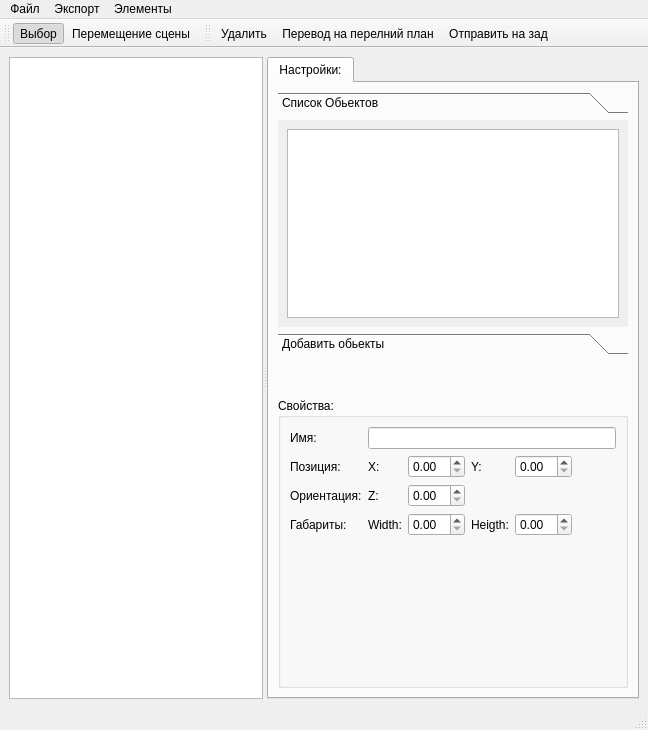
<?xml version="1.0" encoding="UTF-8"?>
<ui version="4.0">
 <class>MainWindow</class>
 <widget class="QMainWindow" name="MainWindow">
  <property name="geometry">
   <rect>
    <x>0</x>
    <y>0</y>
    <width>648</width>
    <height>730</height>
   </rect>
  </property>
  <property name="windowTitle">
   <string>MainWindow</string>
  </property>
  <widget class="QWidget" name="centralwidget">
   <layout class="QVBoxLayout" name="verticalLayout">
    <item>
     <widget class="QSplitter" name="splitter">
      <property name="orientation">
       <enum>Qt::Horizontal</enum>
      </property>
      <widget class="GraphView" name="graphicsView">
       <property name="verticalScrollBarPolicy">
        <enum>Qt::ScrollBarAlwaysOff</enum>
       </property>
       <property name="horizontalScrollBarPolicy">
        <enum>Qt::ScrollBarAlwaysOff</enum>
       </property>
       <property name="sceneRect">
        <rectf>
         <x>-500.000000000000000</x>
         <y>-500.000000000000000</y>
         <width>1000.000000000000000</width>
         <height>1000.000000000000000</height>
        </rectf>
       </property>
       <property name="renderHints">
        <set>QPainter::HighQualityAntialiasing</set>
       </property>
       <property name="dragMode">
        <enum>QGraphicsView::RubberBandDrag</enum>
       </property>
       <property name="cacheMode">
        <set>QGraphicsView::CacheNone</set>
       </property>
       <property name="transformationAnchor">
        <enum>QGraphicsView::AnchorUnderMouse</enum>
       </property>
       <property name="resizeAnchor">
        <enum>QGraphicsView::AnchorUnderMouse</enum>
       </property>
      </widget>
      <widget class="QTabWidget" name="tabWidget">
       <property name="currentIndex">
        <number>0</number>
       </property>
       <widget class="QWidget" name="tab_2">
        <attribute name="title">
         <string>Настройки:</string>
        </attribute>
        <layout class="QVBoxLayout" name="verticalLayout_4">
         <item>
          <widget class="QToolBox" name="toolBox">
           <property name="currentIndex">
            <number>0</number>
           </property>
           <widget class="QWidget" name="page_1">
            <property name="geometry">
             <rect>
              <x>0</x>
              <y>0</y>
              <width>366</width>
              <height>206</height>
             </rect>
            </property>
            <attribute name="label">
             <string>Список Обьектов</string>
            </attribute>
            <layout class="QVBoxLayout" name="verticalLayout_2">
             <item>
              <widget class="QListView" name="listView_objects">
               <property name="contextMenuPolicy">
                <enum>Qt::ActionsContextMenu</enum>
               </property>
               <property name="editTriggers">
                <set>QAbstractItemView::NoEditTriggers</set>
               </property>
               <property name="selectionMode">
                <enum>QAbstractItemView::MultiSelection</enum>
               </property>
               <property name="resizeMode">
                <enum>QListView::Fixed</enum>
               </property>
              </widget>
             </item>
            </layout>
           </widget>
           <widget class="QWidget" name="page_2">
            <property name="geometry">
             <rect>
              <x>0</x>
              <y>0</y>
              <width>128</width>
              <height>86</height>
             </rect>
            </property>
            <attribute name="label">
             <string>Добавить обьекты</string>
            </attribute>
            <layout class="QGridLayout" name="gridLayout_2">
             <property name="margin">
              <number>2</number>
             </property>
             <property name="spacing">
              <number>2</number>
             </property>
             <item row="0" column="0">
              <widget class="DragToolButton" name="toolButton">
               <property name="minimumSize">
                <size>
                 <width>40</width>
                 <height>40</height>
                </size>
               </property>
               <property name="text">
                <string/>
               </property>
               <property name="icon">
                <iconset resource="../resourses.qrc">
                 <normaloff>:/images/objects/bricks.png</normaloff>:/images/objects/bricks.png</iconset>
               </property>
               <property name="iconSize">
                <size>
                 <width>40</width>
                 <height>40</height>
                </size>
               </property>
               <property name="shortcut">
                <string/>
               </property>
               <property name="checkable">
                <bool>true</bool>
               </property>
               <property name="checked">
                <bool>true</bool>
               </property>
               <property name="autoRepeat">
                <bool>false</bool>
               </property>
              </widget>
             </item>
             <item row="1" column="0">
              <widget class="DragToolButton" name="toolButton_4">
               <property name="minimumSize">
                <size>
                 <width>40</width>
                 <height>40</height>
                </size>
               </property>
               <property name="text">
                <string>Склад</string>
               </property>
               <property name="icon">
                <iconset resource="../resourses.qrc">
                 <normaloff>:/images/objects/garage.png</normaloff>:/images/objects/garage.png</iconset>
               </property>
               <property name="iconSize">
                <size>
                 <width>40</width>
                 <height>40</height>
                </size>
               </property>
               <property name="checkable">
                <bool>true</bool>
               </property>
              </widget>
             </item>
             <item row="1" column="1">
              <widget class="DragToolButton" name="toolButton_5">
               <property name="minimumSize">
                <size>
                 <width>40</width>
                 <height>40</height>
                </size>
               </property>
               <property name="text">
                <string>Гараж</string>
               </property>
               <property name="icon">
                <iconset resource="../resourses.qrc">
                 <normaloff>:/images/objects/factory.png</normaloff>:/images/objects/factory.png</iconset>
               </property>
               <property name="iconSize">
                <size>
                 <width>40</width>
                 <height>40</height>
                </size>
               </property>
               <property name="checkable">
                <bool>true</bool>
               </property>
              </widget>
             </item>
             <item row="0" column="2">
              <widget class="DragToolButton" name="toolButton_3">
               <property name="minimumSize">
                <size>
                 <width>40</width>
                 <height>40</height>
                </size>
               </property>
               <property name="text">
                <string>говно</string>
               </property>
               <property name="icon">
                <iconset resource="../resourses.qrc">
                 <normaloff>:/images/objects/shit.png</normaloff>:/images/objects/shit.png</iconset>
               </property>
               <property name="iconSize">
                <size>
                 <width>40</width>
                 <height>40</height>
                </size>
               </property>
               <property name="checkable">
                <bool>true</bool>
               </property>
              </widget>
             </item>
             <item row="0" column="1">
              <widget class="DragToolButton" name="toolButton_2">
               <property name="minimumSize">
                <size>
                 <width>40</width>
                 <height>40</height>
                </size>
               </property>
               <property name="text">
                <string/>
               </property>
               <property name="icon">
                <iconset resource="../resourses.qrc">
                 <normaloff>:/images/objects/bulldozer.png</normaloff>:/images/objects/bulldozer.png</iconset>
               </property>
               <property name="iconSize">
                <size>
                 <width>40</width>
                 <height>40</height>
                </size>
               </property>
               <property name="checkable">
                <bool>true</bool>
               </property>
              </widget>
             </item>
            </layout>
           </widget>
          </widget>
         </item>
         <item>
          <spacer name="verticalSpacer_2">
           <property name="orientation">
            <enum>Qt::Vertical</enum>
           </property>
           <property name="sizeHint" stdset="0">
            <size>
             <width>20</width>
             <height>40</height>
            </size>
           </property>
          </spacer>
         </item>
         <item>
          <widget class="QGroupBox" name="groupBox">
           <property name="title">
            <string>Свойства:</string>
           </property>
           <layout class="QGridLayout" name="gridLayout">
            <item row="1" column="1">
             <widget class="QLabel" name="label_2">
              <property name="text">
               <string>X:</string>
              </property>
             </widget>
            </item>
            <item row="1" column="3">
             <widget class="QLabel" name="label_5">
              <property name="text">
               <string>Y:</string>
              </property>
             </widget>
            </item>
            <item row="4" column="0">
             <spacer name="verticalSpacer">
              <property name="orientation">
               <enum>Qt::Vertical</enum>
              </property>
              <property name="sizeHint" stdset="0">
               <size>
                <width>20</width>
                <height>143</height>
               </size>
              </property>
             </spacer>
            </item>
            <item row="1" column="0">
             <widget class="QLabel" name="label">
              <property name="text">
               <string>Позиция:</string>
              </property>
             </widget>
            </item>
            <item row="1" column="2">
             <widget class="QDoubleSpinBox" name="doubleSpinBox_pos_x"/>
            </item>
            <item row="1" column="4">
             <widget class="QDoubleSpinBox" name="doubleSpinBox_pos_y"/>
            </item>
            <item row="1" column="5">
             <spacer name="horizontalSpacer">
              <property name="orientation">
               <enum>Qt::Horizontal</enum>
              </property>
              <property name="sizeHint" stdset="0">
               <size>
                <width>40</width>
                <height>20</height>
               </size>
              </property>
             </spacer>
            </item>
            <item row="2" column="0">
             <widget class="QLabel" name="label_7">
              <property name="text">
               <string>Ориентация:</string>
              </property>
             </widget>
            </item>
            <item row="2" column="2">
             <widget class="QDoubleSpinBox" name="doubleSpinBox_angle_z"/>
            </item>
            <item row="2" column="1">
             <widget class="QLabel" name="label_8">
              <property name="text">
               <string>Z:</string>
              </property>
             </widget>
            </item>
            <item row="0" column="0">
             <widget class="QLabel" name="label_9">
              <property name="text">
               <string>Имя:</string>
              </property>
             </widget>
            </item>
            <item row="0" column="1" colspan="5">
             <widget class="QLineEdit" name="lineEdit_name"/>
            </item>
            <item row="3" column="0">
             <widget class="QLabel" name="label_3">
              <property name="text">
               <string>Габариты:</string>
              </property>
             </widget>
            </item>
            <item row="3" column="1">
             <widget class="QLabel" name="label_11">
              <property name="text">
               <string>Width:</string>
              </property>
             </widget>
            </item>
            <item row="3" column="2">
             <widget class="QDoubleSpinBox" name="doubleSpinBox_width"/>
            </item>
            <item row="3" column="3">
             <widget class="QLabel" name="label_10">
              <property name="text">
               <string>Heigth:</string>
              </property>
             </widget>
            </item>
            <item row="3" column="4">
             <widget class="QDoubleSpinBox" name="doubleSpinBox_height"/>
            </item>
           </layout>
          </widget>
         </item>
        </layout>
       </widget>
      </widget>
     </widget>
    </item>
   </layout>
  </widget>
  <widget class="QMenuBar" name="menubar">
   <property name="geometry">
    <rect>
     <x>0</x>
     <y>0</y>
     <width>648</width>
     <height>20</height>
    </rect>
   </property>
   <widget class="QMenu" name="menu_file">
    <property name="title">
     <string>Файл</string>
    </property>
    <addaction name="action_save"/>
    <addaction name="action_load"/>
   </widget>
   <widget class="QMenu" name="menu_map">
    <property name="title">
     <string>Экспорт</string>
    </property>
    <addaction name="action_export"/>
   </widget>
   <widget class="QMenu" name="menu_elements">
    <property name="title">
     <string>Элементы</string>
    </property>
    <addaction name="action_remove"/>
   </widget>
   <addaction name="menu_file"/>
   <addaction name="menu_map"/>
   <addaction name="menu_elements"/>
  </widget>
  <widget class="QStatusBar" name="statusbar"/>
  <widget class="QToolBar" name="toolBar">
   <property name="windowTitle">
    <string>toolBar</string>
   </property>
   <attribute name="toolBarArea">
    <enum>TopToolBarArea</enum>
   </attribute>
   <attribute name="toolBarBreak">
    <bool>false</bool>
   </attribute>
   <addaction name="action_select_state"/>
   <addaction name="action_drag_scene"/>
  </widget>
  <widget class="QToolBar" name="toolBar_2">
   <property name="windowTitle">
    <string>toolBar_2</string>
   </property>
   <attribute name="toolBarArea">
    <enum>TopToolBarArea</enum>
   </attribute>
   <attribute name="toolBarBreak">
    <bool>false</bool>
   </attribute>
   <addaction name="action_remove"/>
   <addaction name="action_bring_to_front"/>
   <addaction name="action_send_to_back"/>
  </widget>
  <action name="action_save">
   <property name="text">
    <string>Сохранить</string>
   </property>
  </action>
  <action name="action_load">
   <property name="text">
    <string>Загрузить</string>
   </property>
  </action>
  <action name="action_export">
   <property name="text">
    <string>Экспорт карты</string>
   </property>
  </action>
  <action name="action_remove">
   <property name="icon">
    <iconset resource="../resourses.qrc">
     <normaloff>:/images/delete.png</normaloff>:/images/delete.png</iconset>
   </property>
   <property name="text">
    <string>Удалить</string>
   </property>
   <property name="shortcut">
    <string>Del</string>
   </property>
  </action>
  <action name="action_select_state">
   <property name="checkable">
    <bool>true</bool>
   </property>
   <property name="checked">
    <bool>true</bool>
   </property>
   <property name="icon">
    <iconset resource="../resourses.qrc">
     <normaloff>:/images/pointer.png</normaloff>:/images/pointer.png</iconset>
   </property>
   <property name="text">
    <string>Выбор</string>
   </property>
  </action>
  <action name="action_drag_scene">
   <property name="checkable">
    <bool>true</bool>
   </property>
   <property name="icon">
    <iconset resource="../resourses.qrc">
     <normaloff>:/images/Drag.png</normaloff>:/images/Drag.png</iconset>
   </property>
   <property name="text">
    <string>Перемещение сцены</string>
   </property>
  </action>
  <action name="action_bring_to_front">
   <property name="icon">
    <iconset resource="../resourses.qrc">
     <normaloff>:/images/bringtofront.png</normaloff>:/images/bringtofront.png</iconset>
   </property>
   <property name="text">
    <string>Перевод на перелний план</string>
   </property>
  </action>
  <action name="action_send_to_back">
   <property name="icon">
    <iconset resource="../resourses.qrc">
     <normaloff>:/images/sendtoback.png</normaloff>:/images/sendtoback.png</iconset>
   </property>
   <property name="text">
    <string>Отправить на зад</string>
   </property>
  </action>
 </widget>
 <customwidgets>
  <customwidget>
   <class>GraphView</class>
   <extends>QGraphicsView</extends>
   <header>scene_editor.graphic_scene.graphic_view</header>
  </customwidget>
  <customwidget>
   <class>DragToolButton</class>
   <extends>QToolButton</extends>
   <header>scene_editor.widgets.drag_tool_button</header>
  </customwidget>
 </customwidgets>
 <resources>
  <include location="../resourses.qrc"/>
 </resources>
 <connections/>
</ui>
